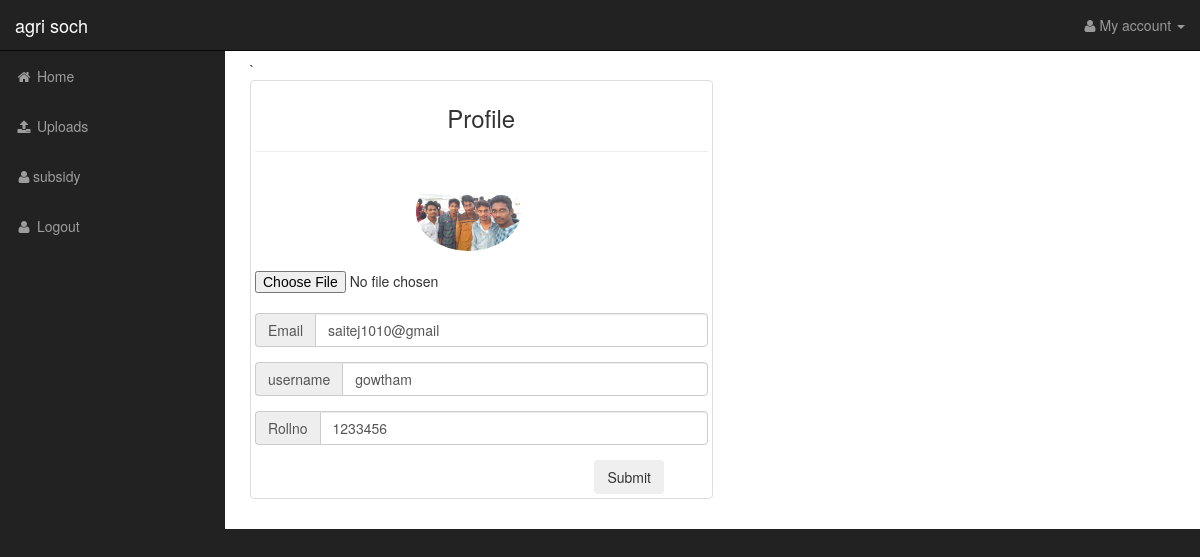
Screenshot of /profile2.php (signed in) with the database file from the repository.
### tables this page shows
CREATE TABLE `users` (
  `id` int(11) NOT NULL,
  `username` text,
  `password` text,
  `rollno` text,
  `status` int(11) DEFAULT '1',
  `email` text,
  `photo` text
);

### profile2.php (the view, shortened to what this page needs)
<?php
include('header.php');
?>
        <form method=post enctype="multipart/form-data">
            <div class="col-md-6 col-xs-12 thumbnail" >
                <h3 class="text text-center">Profile</h3><hr>
                <div class="row">
                    <?php
                    $query="SELECT * FROM users WHERE id='".$_SESSION['id']."'";
                    $result=mysqli_query($con,$query);
                    $fetch_details=mysqli_fetch_array($result);
                    ?>
                    <div class="col-xs-2 col-xs-offset-4">
                       <img src="img/uploads/<?php echo $fetch_details['photo']; ?>" style="width:105px; border-radius: 50%;">
                    </div>
                  </div>
                <br>
                <div class="row">
                    <div class="col-xs-2 ">
                <input type="file" name="file" required>
            </div>
        </div>
       <br>
         <div class="form-group input-group">
          <span class="input-group-addon">Email</span>
             <input type="text" class="form-control" placeholder="Enter Email" name="email" required value="<?php echo $fetch_details['email']; ?>">
         </div>
                  <div class="form-group input-group">
          <span class="input-group-addon">username</span>
             <input type="text" class="form-control" placeholder="Enter username" name="username" required value="<?php echo $fetch_details['username'];?>">
         </div>
         <div class="form-group input-group ">
          <span class="input-group-addon">Rollno</span>
             <input type="text" class="form-control" placeholder="Enter Rollno" name="rollno" required value="<?php echo $fetch_details['rollno'];?>">
         </div>
             <button class="btn  col-xs-offset-9" name="submit">Submit</button>
            </div>
        </form>
<?php include('footer.php');?>

### css/sb-admin.css (style rules this page uses)
body { margin-top: 100px; background-color: #222; }
@media (min-width:768px) { body { margin-top: 50px; } }

### rows the page displays
users: photo (picture), email "saitej1010@gmail", username "gowtham", rollno "1233456"
